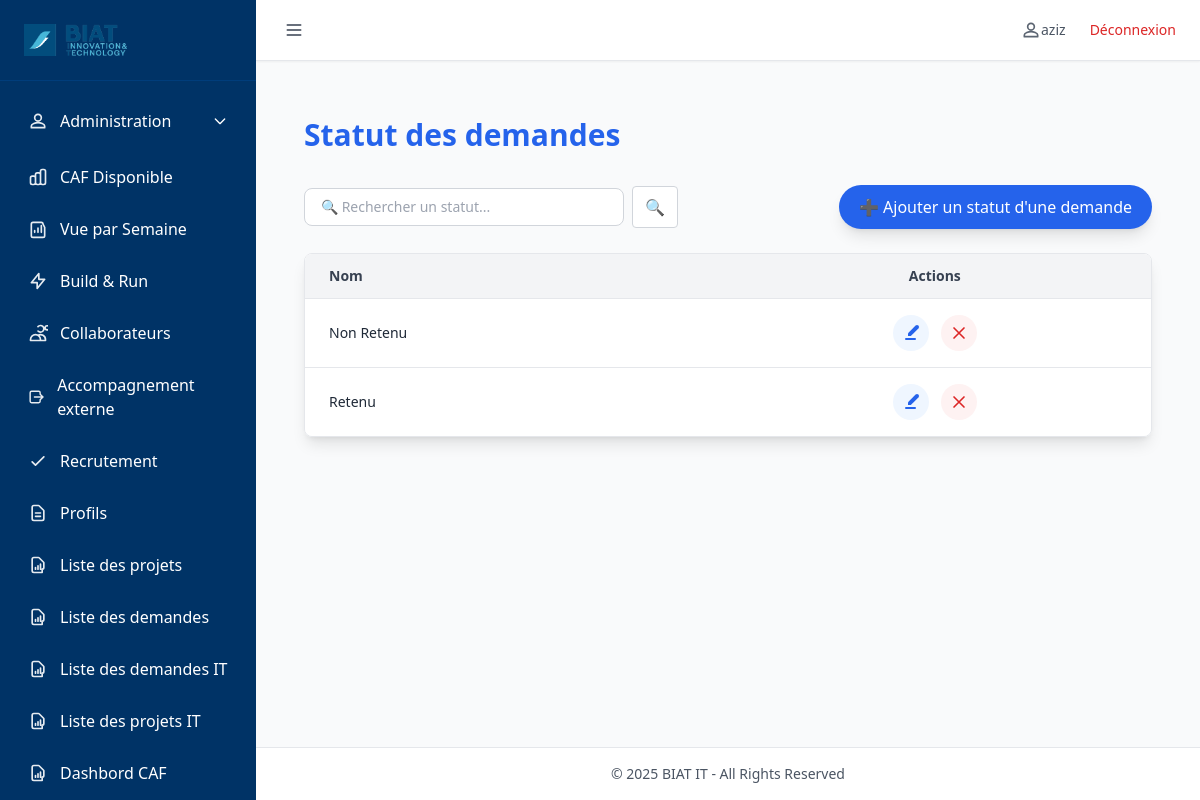
The page /statut_demande/ (signed in) on the database as committed earlier.
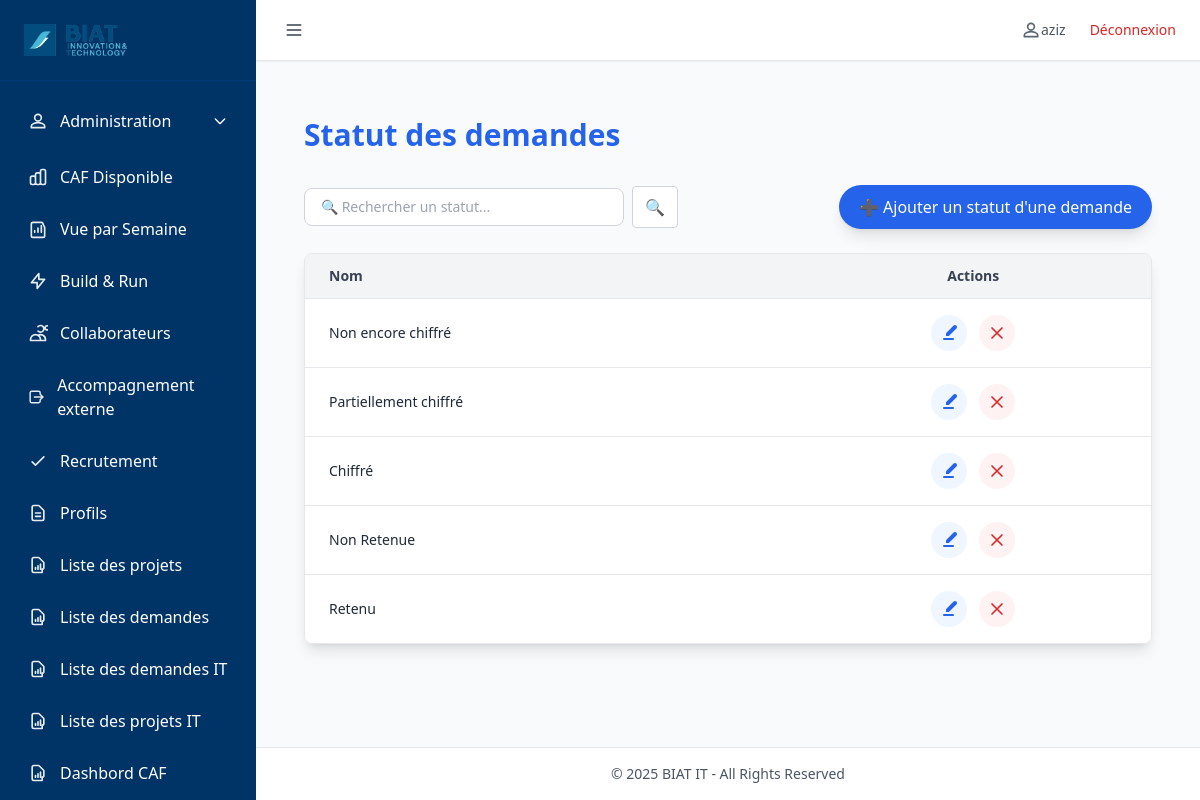
The same page on the database as committed later.
### tables this page shows
CREATE TABLE Statut_demande (
    id INTEGER PRIMARY KEY AUTOINCREMENT,
    nom TEXT NOT NULL UNIQUE,
    idate DATETIME DEFAULT (DATETIME('now')),
    iuser INTEGER,
    udate DATETIME,
    uuser INTEGER
);

### routes/statut_demande.py (the view)
@statut_demande_bp.route("/")
def liste_statuts():
    q = (request.args.get("q", "") or "").strip()
    sql = "SELECT id, nom FROM Statut_demande"
    params = []
    if q:
        sql += " WHERE nom LIKE ? COLLATE NOCASE"
        params.append(f"%{q}%")
    sql += " ORDER BY id DESC"
    rows = query_db(sql, params)
    statuts = [dict(r) for r in rows]
    return render_template("statut_demande_liste.html", statuts=statuts)

### utils/db_utils.py (called while the page is built)
def get_connection():
    conn = sqlite3.connect(
        DB_PATH,
        timeout=60,               # ⏱️ Patiente jusqu'à 60s avant "database is locked"
        check_same_thread=False
    )
    conn.row_factory = sqlite3.Row
    conn.execute("PRAGMA journal_mode=WAL;")      # Autorise les écritures concurrentes
    conn.execute("PRAGMA synchronous=NORMAL;")    # Bon compromis vitesse/sécurité
    conn.execute("PRAGMA foreign_keys = ON;")     # Active les clés étrangères
    conn.execute("PRAGMA busy_timeout = 60000;")  # Attend 60s avant d'abandonner une écriture
    return conn

def query_db(query, args=(), one=False, retries=3, delay=1):
    for attempt in range(retries):
        try:
            conn = get_connection()
            cur = conn.execute(query, args)
            rows = cur.fetchall()
            cur.close()
            conn.close()
            return (rows[0] if rows else None) if one else rows
        except sqlite3.OperationalError as e:
            if "locked" in str(e).lower() and attempt < retries - 1:
                time.sleep(delay)
                continue
            raise

### templates/statut_demande_liste.html (shortened to what this page needs)
{% extends "base.html" %}
{% block content %}
<div class="max-w-6xl mx-auto px-6 py-8">
  <h1 class="text-3xl font-bold mb-8 text-blue-600">Statut des demandes</h1>
  <div class="mb-6 flex flex-col md:flex-row md:items-center md:justify-between gap-4">
    <form method="get" action="{{ url_for('statut_demande.liste_statuts') }}" class="flex items-center gap-2">
      <input type="text" name="q" value="{{ request.args.get('q','') }}"
             placeholder="🔍 Rechercher un statut..."
             class="border border-gray-300 rounded-lg px-4 py-2 text-sm w-80 focus:ring-blue-400 focus:border-blue-400">
      <button type="submit"
              class="bg-white border border-gray-300 px-3 py-2 rounded text-blue-600 hover:text-blue-800 transition">
        🔍
      </button>
    </form>
    <button onclick="openAddModal()"
            class="bg-blue-600 hover:bg-blue-700 text-white px-5 py-2.5 rounded-full shadow-lg flex items-center gap-2 transition">
      ➕ Ajouter un statut d'une demande
    </button>
  </div>
  <div class="overflow-x-auto shadow-lg rounded-lg border border-gray-200">
    <table class="min-w-full bg-white divide-y divide-gray-200">
      <thead class="bg-gray-100">
        <tr>
          <th class="px-6 py-3 text-left text-sm font-semibold text-gray-700">Nom</th>
          <th class="px-6 py-3 text-center text-sm font-semibold text-gray-700">Actions</th>
        </tr>
      </thead>
      <tbody class="divide-y divide-gray-200">
        {% for s in statuts %}
        <tr class="hover:bg-gray-50 transition">
          <td class="px-6 py-4 text-sm text-gray-800">{{ s.nom }}</td>
          <td class="px-6 py-4 text-center">
            <div class="flex items-center justify-center gap-3">
              <button type="button"
                      onclick='openEditModal({{ s.id|tojson }}, {{ s.nom|tojson }})'
                      class="inline-flex items-center justify-center p-2 rounded-full bg-blue-50 hover:bg-blue-100 text-blue-600 transition"
                      title="Modifier">
                <svg xmlns="http://www.w3.org/2000/svg" class="h-5 w-5" fill="currentColor" viewBox="0 0 20 20">
                  <path d="M17.414 2.586a2 2 0 00-2.828 0L7 10.172V13h2.828l7.586-7.586a2 2 0 000-2.828z"/>
                  <path fill-rule="evenodd" d="M4 16a1 1 0 011-1h9a1 1 0 110 2H5a1 1 0 01-1-1z" clip-rule="evenodd"/>
                </svg>
              </button>
              <form action="{{ url_for('statut_demande.supprimer_statut', id=s.id) }}" method="post"
                    onsubmit="return confirm('Supprimer {{ s.nom }} ?')">
                <button type="submit"
                        class="inline-flex items-center justify-center p-2 rounded-full bg-red-50 hover:bg-red-100 text-red-600 transition"
                        title="Supprimer">
                  <svg xmlns="http://www.w3.org/2000/svg" class="h-5 w-5"
                       fill="none" viewBox="0 0 24 24" stroke="currentColor">
                    <path stroke-linecap="round" stroke-linejoin="round" stroke-width="2"
                          d="M6 18L18 6M6 6l12 12"/>
                  </svg>
                </button>
              </form>
            </div>
          </td>
        </tr>
        {% else %}
        <tr>
          <td colspan="2" class="text-center px-6 py-6 text-gray-500">Aucun statut trouvé</td>
        </tr>
        {% endfor %}
      </tbody>
    </table>
  </div>
</div>
{% endblock %}

### templates/base.html (shortened to what this page needs)
<!DOCTYPE html>
<html lang="fr" class="scroll-smooth">
<head>
    <script src="https://cdn.tailwindcss.com"></script>
    <link rel="stylesheet" href="{{ url_for('static', filename='css/styles.css') }}">
</head>
<body class="bg-gray-50 text-gray-900 min-h-screen flex">
    <aside id="sidebar" class="w-64 bg-biat-primary text-white min-h-screen transition-all duration-300 flex-shrink-0 fixed left-0 top-0 z-40">
        <div class="p-6 border-b border-biat-secondary/20">
            <div class="flex items-center space-x-3">
                <img src="{{ url_for('static', filename='img/biatit.png') }}" alt="Logo BIAT IT" class="h-8">
            </div>
        </div>
        <nav class="mt-4">
            <ul class="space-y-1 px-4">
<li>
    <button onclick="toggleAdminMenu()" class="w-full flex items-center justify-between p-3 rounded hover:bg-biat-secondary/20 hover:text-biat-secondary transition focus:outline-none">
        <span class="flex items-center space-x-3">
            <svg xmlns="http://www.w3.org/2000/svg" class="h-5 w-5 opacity-90" fill="none" viewBox="0 0 24 24" stroke="currentColor">
                <path stroke-linecap="round" stroke-linejoin="round" stroke-width="2"
                      d="M12 12c2.21 0 4-1.79 4-4s-1.79-4-4-4-4 1.79-4 4 1.79 4 4 4zm0 2c-2.67 0-8 1.34-8 4v2h16v-2c0-2.66-5.33-4-8-4z"/>
            </svg>
            <span>Administration</span>
        </span>
        <svg id="admin-arrow" xmlns="http://www.w3.org/2000/svg"
             class="h-4 w-4 transform transition-transform duration-300"
             fill="none" viewBox="0 0 24 24" stroke="currentColor">
            <path stroke-linecap="round" stroke-linejoin="round" stroke-width="2" d="M19 9l-7 7-7-7"/>
        </svg>
    </button>
</li>
                <li><a href="{{ url_for('caf.caf_automatique') }}" class="flex items-center space-x-3 p-3 rounded hover:bg-biat-secondary/20 hover:text-biat-secondary transition">
                    <span>CAF Disponible</span></a></li>
                <li><a href="{{ url_for('caf.caf_requise') }}" class="flex items-center space-x-3 p-3 rounded hover:bg-biat-secondary/20 hover:text-biat-secondary transition">
                    <svg xmlns="http://www.w3.org/2000/svg" class="h-5 w-5 opacity-90" fill="none" viewBox="0 0 24 24" stroke="currentColor">
                        <path stroke-linecap="round" stroke-linejoin="round" stroke-width="2"
                              d="M16 8v8m-4-5v5m-4-2v2m12-6v10a2 2 0 01-2 2H6a2 2 0 01-2-2V6a2 2 0 012-2h10a2 2 0 012 2z" />
                    </svg>
                    <span>Vue par Semaine</span></a></li>
                <li><a href="{{ url_for('caf.caf_disponibles') }}" class="flex items-center space-x-3 p-3 rounded hover:bg-biat-secondary/20 hover:text-biat-secondary transition">
                    <svg xmlns="http://www.w3.org/2000/svg" class="h-5 w-5 opacity-90" fill="none" viewBox="0 0 24 24" stroke="currentColor">
                        <path stroke-linecap="round" stroke-linejoin="round" stroke-width="2"
                              d="M13 10V3L4 14h7v7l9-11h-7z" />
                    </svg>
                    <span>Build & Run</span></a></li>
                <li><a href="{{ url_for('collaborateurs.liste_collaborateurs') }}" class="flex items-center space-x-3 p-3 rounded hover:bg-biat-secondary/20 hover:text-biat-secondary transition">
                    <span>Collaborateurs</span></a></li>
  <li>
            <a href="{{ url_for('accompagnement.liste_accompagnement') }}"
               class="flex items-center space-x-3 p-3 rounded hover:bg-biat-secondary/20 hover:text-biat-secondary transition">
                <svg xmlns="http://www.w3.org/2000/svg" class="h-5 w-5 opacity-90" fill="none" viewBox="0 0 24 24"
                     stroke="currentColor">
                    <path stroke-linecap="round" stroke-linejoin="round" stroke-width="2"
                          d="M17 16v2a2 2 0 01-2 2H5a2 2 0 01-2-2V6a2 2 0 012-2h10a2 2 0 012 2v2m0 8l4-4m0 0l-4-4m4 4H9" />
                </svg>
                <span>Accompagnement externe</span>
            </a>
        </li>
        <li>
          <a href="{{ url_for('recrutement.liste_recrutement') }}"
             class="flex items-center space-x-3 p-3 rounded hover:bg-biat-secondary/20 hover:text-biat-secondary transition">
            <svg xmlns="http://www.w3.org/2000/svg" class="h-5 w-5 opacity-90" fill="none" viewBox="0 0 24 24" stroke="currentColor">
              <path stroke-linecap="round" stroke-linejoin="round" stroke-width="2"
                    d="M5 13l4 4L19 7"/>
            </svg>
            <span>Recrutement</span>
          </a>
        </li>
                <li><a href="{{ url_for('profils.liste_profils') }}" class="flex items-center space-x-3 p-3 rounded hover:bg-biat-secondary/20 hover:text-biat-secondary transition">
                    <svg xmlns="http://www.w3.org/2000/svg" class="h-5 w-5 opacity-90" fill="none" viewBox="0 0 24 24" stroke="currentColor">
                        <path stroke-linecap="round" stroke-linejoin="round" stroke-width="2"
                              d="M9 12h6m-6 4h6m2 5H7a2 2 0 01-2-2V5a2 2 0 012-2h5.586a1 1 0 01.707.293l5.414 5.414a1 1 0 01.293.707V19a2 2 0 01-2 2z" />
                    </svg>
                    <span>Profils</span></a></li>
                <li><a href="{{ url_for('projet.liste_projets') }}" class="flex items-center space-x-3 p-3 rounded hover:bg-biat-secondary/20 hover:text-biat-secondary transition">
                    <span>Liste des projets</span></a></li>
                <li><a href="{{ url_for('projet.liste_demandes') }}" class="flex items-center space-x-3 p-3 rounded hover:bg-biat-secondary/20 hover:text-biat-secondary transition">
                    <span>Liste des demandes</span></a></li>
                <li><a href="{{ url_for('demande_it.liste_demandes_it') }}" class="flex items-center space-x-3 p-3 rounded hover:bg-biat-secondary/20 hover:text-biat-secondary transition">
                    <span>Liste des demandes IT</span></a></li>
                <li><a href="{{ url_for('demande_it.liste_projets_it') }}" class="flex items-center space-x-3 p-3 rounded hover:bg-biat-secondary/20 hover:text-biat-secondary transition">
                    <span>Liste des projets IT</span></a></li>
                <li><a href="{{ url_for('caf.caf_dashboard') }}" class="flex items-center space-x-3 p-3 rounded hover:bg-biat-secondary/20 hover:text-biat-secondary transition">
                    <span>Dashbord CAF</span></a></li>
            </ul>
        </nav>
    </aside>
    <div id="main-content-wrapper" class="flex-1 min-h-screen flex flex-col transition-margin duration-300 ml-64">
        <header class="bg-white shadow-sm border-b px-6 py-4 flex items-center justify-between">
            <button id="toggle-sidebar" class="text-gray-700 focus:outline-none focus:ring-2 focus:ring-biat-secondary/50 p-1 rounded">
                <svg id="toggle-icon" xmlns="http://www.w3.org/2000/svg" class="h-5 w-5" fill="none"
                     viewBox="0 0 24 24" stroke="currentColor">
                    <path stroke-linecap="round" stroke-linejoin="round" stroke-width="2"
                          d="M4 6h16M4 12h16M4 18h16" />
                </svg>
            </button>
            <div class="flex items-center space-x-6">
                {% if session.user %}
                    <span class="text-sm text-gray-600 flex items-center">
                        <svg xmlns="http://www.w3.org/2000/svg" class="h-5 w-5 opacity-90" fill="none" viewBox="0 0 24 24" stroke="currentColor">
                            <path stroke-linecap="round" stroke-linejoin="round" stroke-width="2"
                                  d="M12 12c2.21 0 4-1.79 4-4s-1.79-4-4-4-4 1.79-4 4 1.79 4 4 4zm0 2c-2.67 0-8 1.34-8 4v2h16v-2c0-2.66-5.33-4-8-4z"/>
                        </svg>
                        {{ session.user.username }}
                    </span>
                    <a href="{{ url_for('logout') }}" class="text-sm text-red-600 hover:text-red-800 font-medium">
                        Déconnexion
                    </a>
                {% else %}
                    <a href="{{ url_for('login') }}" class="text-sm text-indigo-600 hover:text-indigo-800 font-medium">
                        Connexion
                    </a>
                {% endif %}
            </div>
        </header>
        <main id="main-content" class="container mx-auto mt-6 px-6 flex-grow">
            {% block content %}{% endblock %}
        </main>
        <footer class="bg-white border-t py-4 px-6 text-center text-sm text-gray-600">
            © 2025 BIAT IT - All Rights Reserved
        </footer>
    </div>
</body>
</html>

### static/css/styles.css (style rules this page uses)
body { background-color: #f8f9fa; }

Rows that differ between the two databases and show on the page:
added Statut_demande: nom "Non encore chiffré"
added Statut_demande: nom "Partiellement chiffré"
added Statut_demande: nom "Chiffré"
changed Statut_demande: nom "Non Retenu" → "Non Retenue"
